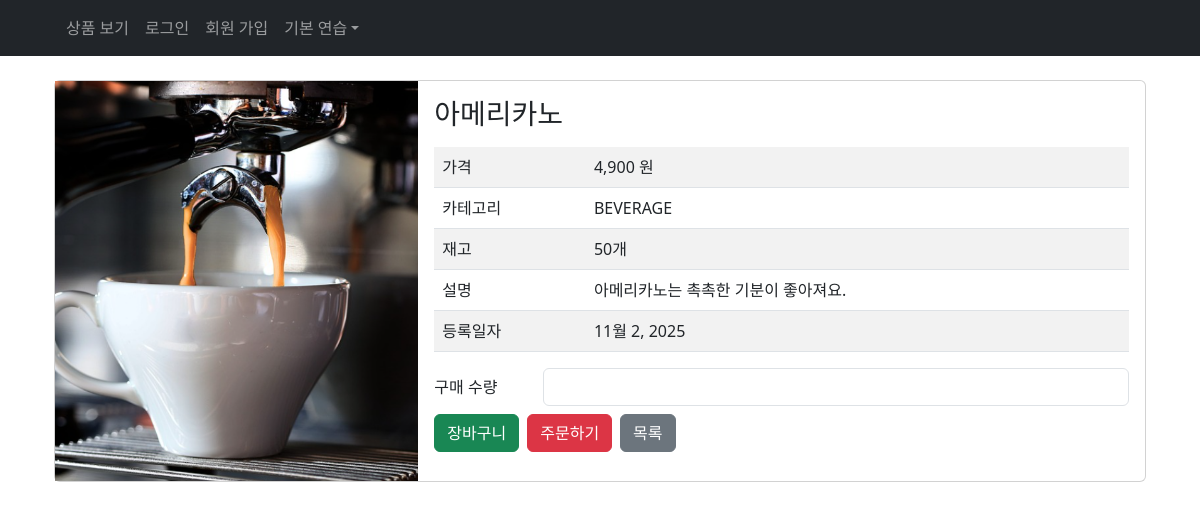
The app's page /product/detail/1/ with its own data.
### product/models.py (models this page shows, shortened)
class Product(models.Model):
    id = models.AutoField(primary_key=True)
    name = models.CharField(max_length=255, null=False, blank=False)
    price = models.IntegerField(validators=[MinValueValidator(100)], null=False)
    category = models.CharField(max_length=20, choices=Category.choices, null=False)
    stock = models.IntegerField(validators=[MinValueValidator(10), MaxValueValidator(1000)], null=False)
    image = models.ImageField(upload_to='product_images/')
    description = models.TextField(max_length=1000, null=False, blank=False)
    inputdate = models.DateField(null=True, blank=True)
    class Meta:
        db_table = "products"

### product/views.py (the view)
# urls.py: path('detail/<int:id>/', views.product_detail, name='detail'),
def product_detail(request, id):
    try:
        product = Product.objects.get(id=id)
    except Product.DoesNotExist:
        return render(request, "product/product_not_found.html", status=404)
    context = {
        "product": product
    }
    return render(request, "product/product_detail.html", context)

### templates/product/product_detail.html (shortened to what this page needs)
{% extends "header.html" %}
{% load humanize %}
{% block content %}
<div class="container my-4">
    <div class="card">
        <div class="row g-0">
            <div class="col-md-4">
                {% if product.image %}
                <img src="/media/{{ product.image }}" class="img-fluid" alt="{{ product.name }}"
                     style="height:400px; object-fit:cover;">
                {% else %}
                <img src="/static/noimage.png" class="img-fluid" style="height:400px; object-fit:cover;">
                {% endif %}
            </div>
            <div class="col-md-8">
                <div class="card-body">
                    <h3 class="card-title">{{ product.name }}</h3>
                    <table class="table table-striped mt-3">
                        <tbody>
                        <tr>
                            <td>가격</td>
                            <td>{{ product.price|intcomma }} 원</td>
                        </tr>
                        <tr>
                            <td>카테고리</td>
                            <td>{{ product.category }}</td>
                        </tr>
                        <tr>
                            <td>재고</td>
                            <td>{{ product.stock|intcomma }}개</td>
                        </tr>
                        <tr>
                            <td>설명</td>
                            <td>{{ product.description }}</td>
                        </tr>
                        <tr>
                            <td>등록일자</td>
                            <td>{{ product.inputdate }}</td>
                        </tr>
                        </tbody>
                    </table>
                    <form method="post" action="{% url 'cart:add_to_cart' %}"  class="mt-3" id="cartForm">
                        <div class="d-flex align-items-center" style="flex: 0 0 200px;">
                            <label for="quantity" class="form-label me-2 mb-0" style="width: 120px;">구매 수량</label>
                            <input type="number" id="quantity" name="quantity" min="1" value="{{ quantity }}"
                                   class="form-control">
                        </div>
                        <div class="d-flex gap-2 mt-2">
                            <button type="submit" formaction="{% url 'cart:add_to_cart' %}" class="btn btn-success">
                                장바구니
                            </button>
                            <button type="submit" formaction="{% url 'order:create_order' %}" onclick="prepareOrderItems()" class="btn btn-danger">
                                주문하기
                            </button>
                            <a href="{% url 'product:product_list' %}" class="btn btn-secondary">목록</a>
                        </div>
                    </form>
                </div>
            </div>
        </div>
    </div>
</div>
{% endblock %}

### records on screen
Product: image (picture), name "아메리카노", price "4,900", category "BEVERAGE", stock "50", description "아메리카노는 촉촉한 기분이 좋아져요.", inputdate "11월 2, 2025"
